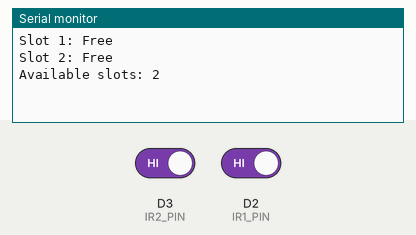
Simulated run of this sketch. Board: ESP8266 (NodeMCU). Shown: the last lines printed to the serial monitor. Inputs (shaded band) come from the test bench; at power-on: D3 (IR2_PIN) HIGH, D2 (IR1_PIN) HIGH. WiFi joins after 1.5 s; servers stay silent unless stated.

Above: at 3.0 s.
3.1 s: D3 (IR2_PIN) driven LOW
At 4.6 s:
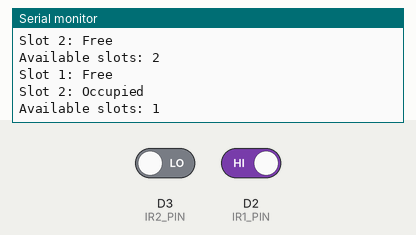
6.3 s: D2 (IR1_PIN) driven LOW
At 7.6 s:
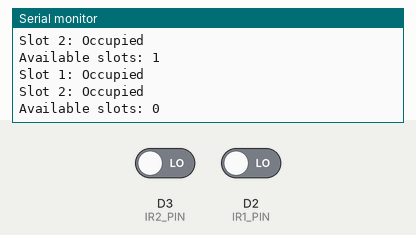
Timing chart, 0 to 9.3 s (numbered marks = the images above; inputs shaded):
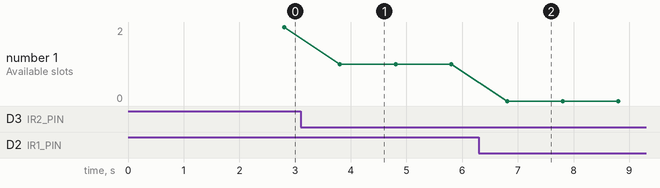

The sketch:

smart_parking_sysytem_blynk.ino
```cpp
#define BLYNK_TEMPLATE_ID   "TMPL3S0lbbPDz"
#define BLYNK_TEMPLATE_NAME "Smart Parking System"
#define BLYNK_AUTH_TOKEN    "NYsrJqHEp3wyb-GzacJH-b82e3hOaPyU"


#define BLYNK_TEMPLATE_ID "TMPL3kEUEI9n5"
#define BLYNK_TEMPLATE_NAME "parking system"
#define BLYNK_AUTH_TOKEN "Zg96o9yMTbAS9_eRXw4TPeoH2geVgnM7"

#define BLYNK_PRINT Serial

#include <ESP8266WiFi.h>
#include <BlynkSimpleEsp8266.h>

char ssid[] = "INNOVATION HUB";
char pass[] = "prsc$123";

// --- IR sensor pins ---
#define IR1_PIN D2
#define IR2_PIN D3

BlynkTimer timer;

// Function to check parking slots
void checkSlots() {
  int ir1 = digitalRead(IR1_PIN);
  int ir2 = digitalRead(IR2_PIN);

  int freeSlots = 0;

  // --- Slot 1 ---
  if (ir1 == LOW) {
    // Occupied
    Blynk.virtualWrite(V0, 255);
    Blynk.setProperty(V0, "color", "#FF0000"); // Red
    Serial.println("Slot 1: Occupied");
  } else {
    // Free
    Blynk.virtualWrite(V0, 255);
    Blynk.setProperty(V0, "color", "#00FF00"); // Green
    freeSlots++;
    Serial.println("Slot 1: Free");
  }

  // --- Slot 2 ---
  if (ir2 == LOW) {
    // Occupied
    Blynk.virtualWrite(V1, 255);
    Blynk.setProperty(V1, "color", "#FF0000"); // Red
    Serial.println("Slot 2: Occupied");
  } else {
    // Free
    Blynk.virtualWrite(V1, 255);
    Blynk.setProperty(V1, "color", "#00FF00"); // Green
    freeSlots++;
    Serial.println("Slot 2: Free");
  }

  // Update number of free slots on V2
  Blynk.virtualWrite(V2, freeSlots);
  Serial.print("Available slots: ");
  Serial.println(freeSlots);
}

void setup() {
  Serial.begin(115200);
  pinMode(IR1_PIN, INPUT);
  pinMode(IR2_PIN, INPUT);

  Blynk.begin(BLYNK_AUTH_TOKEN, ssid, pass);

  // Check slots every 1 second
  timer.setInterval(1000L, checkSlots);
}

void loop() {
  Blynk.run();
  timer.run();
}
```

Measured:
- after the input at 3.1 s, the serial monitor: prints a new line after 0.71 s (image 1)
- after the input at 6.3 s, the serial monitor: prints a new line after 0.50 s (image 2)
- plotted number 1: 1 → 0 after the input at 6.3 s
